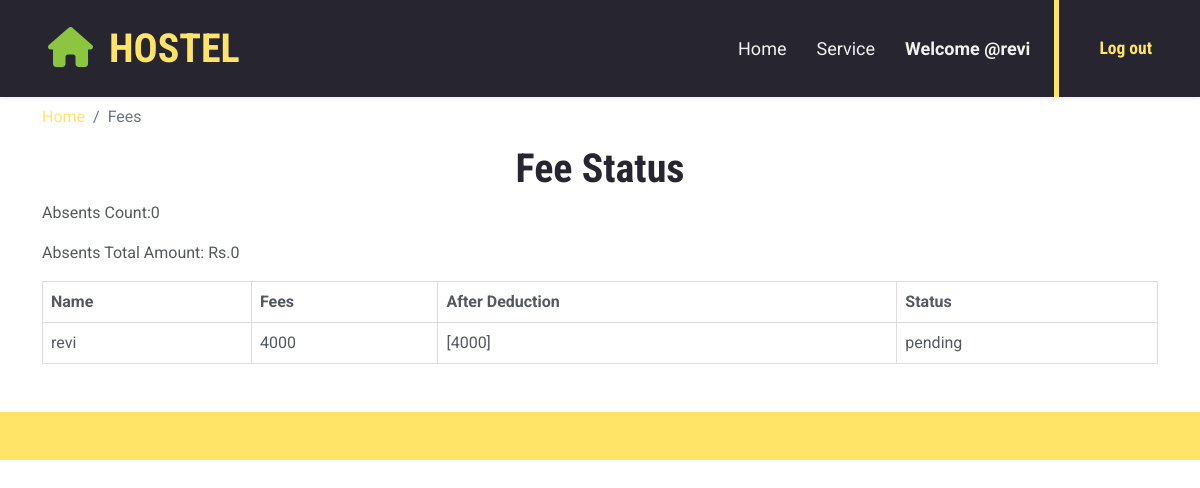
Page /fees/ (signed in) on the committed database.
### hostel/models.py (models this page shows, shortened)
class Fees(models.Model):
    user = models.OneToOneField(User, on_delete=models.CASCADE, null=True, blank=True,primary_key=False)
    attendance=models.ForeignKey(Attendance,on_delete=models.CASCADE,null=True, blank=True)
    fee=models.IntegerField(max_length=5)
    status = models.CharField(max_length=10, choices=[('pending', 'Pending'), ('completed', 'Completed')])

### hostel/views.py (the view)
# urls.py: path('fees/',views.GenerateFees,name='view-fee'),
def GenerateFees(request):
    user = request.user
    view_fees = Fees.objects.filter(user=user)
    view_fees_all = Fees.objects.all()
    absents_count = Attendance.objects.filter(user=user, attendance_status='absent').count()
    total_fees_result = Fees.objects.filter(user=user).aggregate(
        total_fees=Sum(
            Case(
                When(attendance__attendance_status='absent', then=F('fee') - 100),
                default=F('fee'),
                output_field=IntegerField()
            )
        )
    )
    total_fees = total_fees_result['total_fees'] if total_fees_result['total_fees'] is not None else 0
    added_amount_per_absent = 100
    total_absent_money = absents_count * added_amount_per_absent
    view = Fees.objects.filter(user=user)
    if view.exists():
        finalize = [fee.fee - total_absent_money for fee in view]
    else:
        finalize = []
    completed_fees = Fees.objects.filter(status='completed')
    for fee in completed_fees:
        fee.delete()
    context = {
        'view_fees': view_fees,
        'view_fees_all': view_fees_all,
        'absents_count': absents_count,
        'total_fees': total_fees,
        'total_absent_money': total_absent_money,
        'finalize': finalize,
    }
    return render(request, 'fees.html', context)

### templates/fees.html (shortened to what this page needs)
{% extends "base.html" %}
{% load static %}
{% block content %}
        <div class="container  mt-2 mb-5" >
            <nav aria-label="breadcrumb">
                <ol class="breadcrumb">
                    <li class="breadcrumb-item"><a href="{% url 'index' %}">Home</a></li>
                    <li class="breadcrumb-item active" aria-current="page">Fees</li>
                </ol>
            </nav>
            <h1 style="text-align: center;">Fee Status</h1>
            <p>Absents Count:{{ absents_count }}</p>
    <p>Absents Total Amount: Rs.{{ total_absent_money }}</p>
    <table style="border-collapse: collapse; width: 100%;">
        <thead>
            <tr>
                <th style="border: 1px solid #ddd; padding: 8px; text-align: left;">Name</th>
                <th style="border: 1px solid #ddd; padding: 8px; text-align: left;">Fees</th>
                <th style="border: 1px solid #ddd; padding: 8px; text-align: left;">After Deduction</th>
                <th style="border: 1px solid #ddd; padding: 8px; text-align: left;">Status</th>
            </tr>
        </thead>
        <tbody>
            {% for view_fee in view_fees %}
                <tr>
                    <td style="border: 1px solid #ddd; padding: 8px; text-align: left;">{{ request.user.username}}</td>
                    <td style="border: 1px solid #ddd; padding: 8px; text-align: left;">{{ view_fee.fee }}</td>
                    <td style="border: 1px solid #ddd; padding: 8px; text-align: left;">{{ finalize}}</td>
                    <td style="border: 1px solid #ddd; padding: 8px; text-align: left;">{{ view_fee.status }}</td>
                </tr>
            {% endfor %}
        </tbody>
    </table>
        </div>
    {% endblock  %}

### templates/base.html (shortened to what this page needs)
{% load static %}
<!DOCTYPE html>
<html lang="en">
<head>
    <link href="{% static 'https://cdnjs.cloudflare.com/ajax/libs/font-awesome/5.15.0/css/all.min.css' %}" rel="stylesheet">
    <link href="{% static 'https://cdn.jsdelivr.net/npm/bootstrap-icons@1.4.1/font/bootstrap-icons.css' %}" rel="stylesheet">
    <link href="{% static 'lib/owlcarousel/assets/owl.carousel.min.css' %}" rel="stylesheet">
    <link href="{% static 'css/bootstrap.min.css' %}" rel="stylesheet">
    <link href="{% static 'css/style.css' %}" rel="stylesheet">
    <link href="{% static 'css/fake.css' %}" rel="stylesheet">
</head>
<body>
    <nav class="navbar navbar-expand-lg bg-dark navbar-dark shadow-sm px-5 py-3 py-lg-0">
        <a href="{% url "index" %}" class="navbar-brand p-0">
            <h1 class="m-0 text-uppercase text-primary"><i class="fa fa-home text-secondary me-3"></i>Hostel</h1>
        </a>
        <div class="collapse navbar-collapse" id="navbarCollapse">
            <div class="navbar-nav ms-auto py-0 pe-4 border-end border-5 border-primary">
                <a href="{% url "index" %}" class="nav-item nav-link a">Home</a>
                <a href="#fow" class="nav-item nav-link ">Service</a>
                {% if request.user.is_authenticated %}
                <a href="{% url "userprofile" %}" ><b class="nav-item nav-link ">Welcome @{{request.user.username}}</b></a>
                {% endif %}
            </div>
            <div class="d-none d-lg-flex align-items-center ps-4">
                <div>
                    {% if request.user.is_authenticated %}
                    <a href="{% url "logout" %}"><h5 class="text-primary mb-1"><small>Log out</small></h5></a>
                    {% else %}
                    <a href="{% url "login" %}"><h5 class="text-primary mb-1"><small>Log in</small></h5></a>
                    {% endif %}
                </div>
            </div>
        </div>
    </nav>
{% block content %}
{% endblock %}
   <div class="container-fluid bg-primary text-dark py-4">
</div>
</body>
</html>

### static/css/style.css (style rules this page uses)
:root { --primary: #FFE468; --secondary: #8CC641; --light: #F2F2F2; --dark: #272630; }
.navbar-dark .navbar-nav .nav-link { position: relative; margin-left: 30px; padding: 35px 0; font-size: 18px; color: var(--light); outline: none; transition: .5s; }
@media (min-width: 992px) { .navbar-dark .navbar-nav .nav-link::before { position: absolute; content: ""; width: 0; height: 5px; bottom: 0; left: 50%; background: var(--primary); transition: .5s; } }

### rows in the picture
Fees: fee "4000", finalize "[4000]", status "pending"

### other values in the picture
{{ request.user.username }} "revi"
{{ absents_count }} "0"
{{ total_absent_money }} "0"
